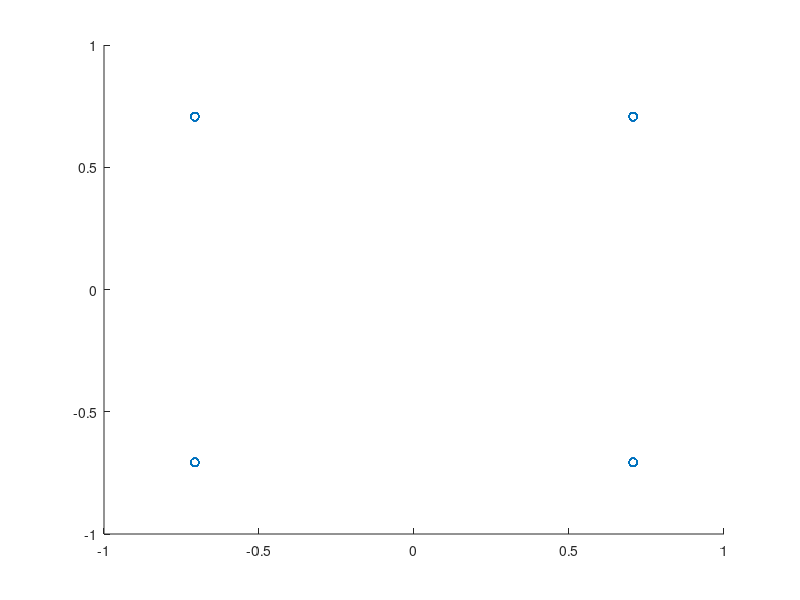

Reproduce this figure in MATLAB. (Note: this script raises an error after producing the figure.)
clc;close all;clear;
%% 参考资料
% C.S0002-0_v1.0中3-17，figure 3.1.3.1.1.1-19
% I and Q Mapping (OTD Mode) for Spreading Rate 1 
% 增加了多径，---20240621

%% 参数设置
Hz = 1 ;            % 单位1Hz
time  = 1;          % 仿真长度
sr = 5000 * Hz; 
ml=2;    
br=sr .* ml; 
nd = sr * time; 
SNR = 5;
%% 基带信息
data=rand(1,nd*ml)>0.5;
% QPSK 调制 
Y = zeros(1,nd);
for i = 1 : nd
    if data(1+ ml*(i-1) : ml*i) == [0 0]
        Y(i) = 1/sqrt(2) + 1i * 1/sqrt(2);
    elseif data(1+ ml*(i-1) : ml*i) == [0 1]
        Y(i) = -1/sqrt(2) + 1i * 1/sqrt(2);
    elseif data(1+ ml*(i-1) : ml*i) == [1 1]
        Y(i) = -1/sqrt(2) - 1i * 1/sqrt(2);
    elseif data(1+ ml*(i-1) : ml*i) == [1 0]
        Y(i) = 1/sqrt(2) - 1i * 1/sqrt(2);
    end
end
% 星座图
figure;scatter(real(Y),imag(Y));

%% 扩频
% wash -- 64阶
N1 = 64;
hadamard = h_generate(N1);
walsh = hadamard(15,:);
spread_y = [];
for i = 1 : nd
    spread_y = [spread_y walsh*Y(i)];
end

%% 加扰
r = 10;
N2 = 2^r - 1;
number_octal1 = 2011; % 10阶
[Binary1,Binary_temp1] = octal_to_binary(number_octal1,8,2);
[m1,~,length_m] = m_generate(Binary_temp1);  % m1

number_octal2 = 1881; % 10阶
[Binary2,Binary_temp2] = octal_to_binary(number_octal2,8,2);
[m2,~,length_m2] = m_generate(Binary_temp2); % m1
scramble = m1 + 1i * m2;

len = floor(length(spread_y)/N2); % 加扰信号片数
scramble_s = [];
for i = 1 : len
    spread_y_temp = spread_y(1+ (i-1)*N2 : i*N2);
    scramble_s = [scramble_s  spread_y_temp.* scramble];
end

figure;scatter(real(scramble_s),imag(scramble_s));

%% 信道 -- 多径干扰
% 产生多径系数
L = 3;
h_temp = rand(1,L)+1i*rand(1,L);
sum_h = sum(abs(h_temp));
h = h_temp/sum_h;

% 产生时延
t = randi([1 10],1,L-1);

% 产生多径信号
[t_max,index_max] = max(t);
s = scramble_s;
s1_temp = [s zeros(1,t_max)];  
s2_temp = [zeros(1,t(1)) s zeros(1,t_max-t(1))];  
s3_temp = [zeros(1,t(2)) s zeros(1,t_max-t(2))];  

send_signal = h(1).*s1_temp + h(2).*s2_temp + h(3).*s3_temp;

% awgn信道
send_signal = awgn(send_signal,SNR,'measured');

%% rake接收机

send_signal_temp(1,:) = send_signal;
send_signal_temp(2,:) = [send_signal(t(1)+1 : end) zeros(1,t(1))];
send_signal_temp(3,:) = [send_signal(t(2)+1 : end) zeros(1,t(2))];

for k = 1 : L
    % 解扰
    de_scramble = m1 - 1i * m2;
    temp  = [];
    for i = 1 : len
        spread_y_temp = send_signal_temp(k , 1+ (i-1)*N2 : i*N2);
        temp = [temp  spread_y_temp.* de_scramble];
    end
    de_scramble_s(k,:) = temp/2;     % 幅值归一化
    
    % 解扩
    temp_despread = [];
    nd1 =  floor(length(temp)/N1);  % 解扩符号数
    for i = 1 : nd1
        temp_despread = [temp_despread sum(walsh.*de_scramble_s( k , 1 +(i-1)* N1 : i * N1) )/N1];
    end
    de_spread_y(k,:) = temp_despread ;
    clear temp;
    clear temp_despread;
end

% figure;plot(real(de_spread_y));hold on;plot(real(Y)*0.85);

% 多径求和
for k = 1 : L
    r_temp(k,:) =  de_spread_y(k,:).*conj(h(k));
end
r =  sum(r_temp);
%% 解调和判决
r_I = real(r);
r_Q = imag(r);
de_data = [];

for k = 1 : length(r)
    if r_I(k)>0 && r_Q(k)>0
        de_data = [de_data 0 0];
    elseif r_I(k)<0 && r_Q(k)>0
        de_data = [de_data 0 1];
    elseif r_I(k)<0 && r_Q(k)<0
        de_data = [de_data 1 1];
    elseif r_I(k)>0 && r_Q(k)<0
        de_data = [de_data 1 0];
    end
end

%% 误码率计算
errorbit = sum(data(1:length(de_data))~=de_data);
errorrate = errorbit/length(de_data);
fprintf("误码率是：     %f\n",errorrate);
